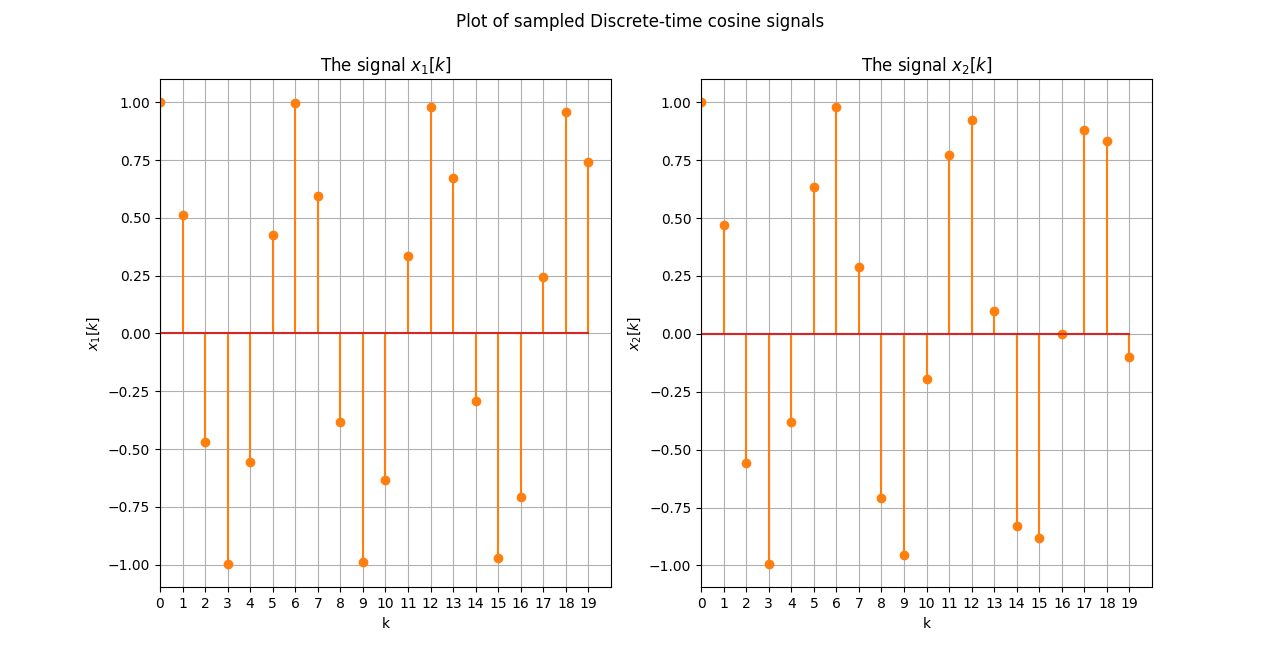

This figure's Python source:
import numpy as np
import matplotlib.pyplot as plt


f1 = 21
f2 = 22

f_s = 128  # Sampling frequency
K = 20  # Number of samples
k = np.arange(0, K)


x_1k = np.cos(2 * np.pi * f1 / f_s * k)
x_2k = np.cos(2 * np.pi * f2 / f_s * k)


fig, axs = plt.subplots(1, 2)
fig.suptitle("Plot of sampled Discrete-time cosine signals")

axs[0].stem(k, x_1k, "tab:orange")
axs[0].set_title(r"The signal $x_{1}[k]$")
axs[0].set(xlabel=r"k", ylabel=r"$x_{1}[k]$")
axs[0].set_xlim(0, 20)
axs[0].grid()
axs[0].set_xticks(k)

axs[1].stem(k, x_2k, "tab:orange")
axs[1].set_title("The signal $x_{2}[k]$")
axs[1].set(xlabel=r"k", ylabel=r"$x_{2}[k]$")
axs[1].set_xlim(0, 20)
axs[1].grid()
axs[1].set_xticks(k)

plt.show()
